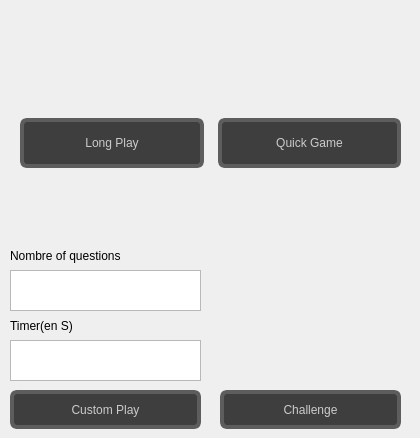
      <widget class="QWidget" name="page_pictureid_game_world">
       <widget class="QPushButton" name="pushButton_12">
        <property name="geometry">
         <rect>
          <x>0</x>
          <y>0</y>
          <width>41</width>
          <height>41</height>
         </rect>
        </property>
        <property name="cursor">
         <cursorShape>PointingHandCursor</cursorShape>
        </property>
        <property name="styleSheet">
         <string notr="true">
#pushButton_12{
image: url(img/icon/ic/back.png);
border-radius:10px;
}
#pushButton_12:hover{
image: url(img/icon/ic/back_hover.png);
border-radius:10px;
}</string>
        </property>
        <property name="text">
         <string/>
        </property>
       </widget>
       <widget class="QWidget" name="layoutWidget">
        <property name="geometry">
         <rect>
          <x>20</x>
          <y>-3</y>
          <width>381</width>
          <height>171</height>
         </rect>
        </property>
        <layout class="QHBoxLayout" name="horizontalLayout">
         <property name="spacing">
          <number>14</number>
         </property>
         <item>
          <layout class="QVBoxLayout" name="verticalLayout_52">
           <property name="spacing">
            <number>0</number>
           </property>
           <item>
            <widget class="QLabel" name="label_43">
             <property name="sizePolicy">
              <sizepolicy hsizetype="Expanding" vsizetype="Expanding">
               <horstretch>0</horstretch>
               <verstretch>0</verstretch>
              </sizepolicy>
             </property>
             <property name="minimumSize">
              <size>
               <width>44</width>
               <height>121</height>
              </size>
             </property>
             <property name="styleSheet">
              <string notr="true">image: url(img/icon/long_play.png);</string>
             </property>
             <property name="text">
              <string/>
             </property>
            </widget>
           </item>
           <item>
            <widget class="QPushButton" name="pushButton_start_picture_long_play_1">
             <property name="sizePolicy">
              <sizepolicy hsizetype="Expanding" vsizetype="Expanding">
               <horstretch>0</horstretch>
               <verstretch>0</verstretch>
              </sizepolicy>
             </property>
             <property name="minimumSize">
              <size>
               <width>14</width>
               <height>43</height>
              </size>
             </property>
             <property name="cursor">
              <cursorShape>PointingHandCursor</cursorShape>
             </property>
             <property name="styleSheet">
              <string notr="true">
#pushButton_start_picture_long_play_1{
    font: 900 16pt &quot;Segoe UI&quot;;
    background-color: rgb(62, 62, 62);
    color: rgb(203, 203, 203);
    border-radius: 7px;
   border: 4px solid rgb(93, 93, 93);

   
}


#pushButton_start_picture_long_play_1:hover {
 
	color: white;
	background-color: rgb(0, 111, 255);
    border: 2px solid black;
 
}</string>
             </property>
             <property name="text">
              <string>Long Play</string>
             </property>
            </widget>
           </item>
          </layout>
         </item>
         <item>
          <layout class="QVBoxLayout" name="verticalLayout_53">
           <property name="spacing">
            <number>0</number>
           </property>
           <property name="topMargin">
            <number>40</number>
           </property>
           <property name="bottomMargin">
            <number>0</number>
           </property>
           <item>
            <widget class="QLabel" name="label_44">
             <property name="sizePolicy">
              <sizepolicy hsizetype="Expanding" vsizetype="Expanding">
               <horstretch>0</horstretch>
               <verstretch>0</verstretch>
              </sizepolicy>
             </property>
             <property name="minimumSize">
              <size>
               <width>7</width>
               <height>81</height>
              </size>
             </property>
             <property name="styleSheet">
              <string notr="true">image: url(img/icon/quick_play.png);</string>
             </property>
             <property name="text">
              <string/>
             </property>
            </widget>
           </item>
           <item>
            <widget class="QPushButton" name="pushButton_start_picture_world_quick_game">
             <property name="sizePolicy">
              <sizepolicy hsizetype="Expanding" vsizetype="Expanding">
               <horstretch>0</horstretch>
               <verstretch>0</verstretch>
              </sizepolicy>
             </property>
             <property name="minimumSize">
              <size>
               <width>48</width>
               <height>39</height>
              </size>
             </property>
             <property name="cursor">
              <cursorShape>PointingHandCursor</cursorShape>
             </property>
             <property name="styleSheet">
              <string notr="true">#pushButton_start_picture_world_quick_game{
    font: 900 16pt &quot;Segoe UI&quot;;
    background-color: rgb(62, 62, 62);
    color: rgb(203, 203, 203);
    border-radius: 7px;
   border: 4px solid rgb(93, 93, 93);

   
}


#pushButton_start_picture_world_quick_game:hover {
 
	color: white;
	background-color: rgb(0, 111, 255);
    border: 2px solid black;
 
}

</string>
             </property>
             <property name="text">
              <string>Quick Game</string>
             </property>
            </widget>
           </item>
          </layout>
         </item>
        </layout>
       </widget>
       <widget class="QPushButton" name="pushButton_4">
        <property name="geometry">
         <rect>
          <x>350</x>
          <y>0</y>
          <width>61</width>
          <height>51</height>
         </rect>
        </property>
        <property name="cursor">
         <cursorShape>PointingHandCursor</cursorShape>
        </property>
        <property name="styleSheet">
         <string notr="true">#pushButton_4{
	image: url(img/audio_icon/volume.png);
   border-radius:10px;
}</string>
        </property>
        <property name="text">
         <string/>
        </property>
       </widget>
       <widget class="QPushButton" name="pushButton_start_picture_custom">
        <property name="geometry">
         <rect>
          <x>10</x>
          <y>390</y>
          <width>191</width>
          <height>39</height>
         </rect>
        </property>
        <property name="sizePolicy">
         <sizepolicy hsizetype="Expanding" vsizetype="Expanding">
          <horstretch>0</horstretch>
          <verstretch>0</verstretch>
         </sizepolicy>
        </property>
        <property name="minimumSize">
         <size>
          <width>11</width>
          <height>39</height>
         </size>
        </property>
        <property name="maximumSize">
         <size>
          <width>16777215</width>
          <height>16777215</height>
         </size>
        </property>
        <property name="cursor">
         <cursorShape>PointingHandCursor</cursorShape>
        </property>
        <property name="styleSheet">
         <string notr="true">
#pushButton_start_picture_custom {
    font: 900 18pt &quot;Segoe UI&quot;;
    background-color: rgb(62, 62, 62);
    color: rgb(203, 203, 203);
    border-radius: 7px;
   border: 4px solid rgb(93, 93, 93);

   
}


#pushButton_start_picture_custom:hover {
 
	color: white;
	background-color: rgb(0, 111, 255);
    border: 2px solid black;
 
}
</string>
        </property>
        <property name="text">
         <string>Custom Play</string>
        </property>
        <property name="iconSize">
         <size>
          <width>18</width>
          <height>16</height>
         </size>
        </property>
       </widget>
       <widget class="QLabel" name="label_41">
        <property name="geometry">
         <rect>
          <x>10</x>
          <y>240</y>
          <width>173</width>
          <height>31</height>
         </rect>
        </property>
        <property name="styleSheet">
         <string notr="true">font: 600 12pt &quot;Segoe UI&quot;;</string>
        </property>
        <property name="text">
         <string>Nombre of questions</string>
        </property>
       </widget>
       <widget class="QTextEdit" name="textEdit_question_8">
        <property name="geometry">
         <rect>
          <x>10</x>
          <y>270</y>
          <width>191</width>
          <height>41</height>
         </rect>
        </property>
        <property name="minimumSize">
         <size>
          <width>0</width>
          <height>0</height>
         </size>
        </property>
        <property name="acceptDrops">
         <bool>true</bool>
        </property>
        <property name="styleSheet">
         <string notr="true">font: 700 italic 13pt &quot;Segoe UI&quot;;</string>
        </property>
        <property name="overwriteMode">
         <bool>false</bool>
        </property>
        <property name="acceptRichText">
         <bool>true</bool>
        </property>
       </widget>
       <widget class="QLabel" name="label_42">
        <property name="geometry">
         <rect>
          <x>10</x>
          <y>310</y>
          <width>173</width>
          <height>31</height>
         </rect>
        </property>
        <property name="styleSheet">
         <string notr="true">font: 600 12pt &quot;Segoe UI&quot;;</string>
        </property>
        <property name="text">
         <string>Timer(en S)</string>
        </property>
       </widget>
       <widget class="QTextEdit" name="textEdit_timer_8">
        <property name="geometry">
         <rect>
          <x>10</x>
          <y>340</y>
          <width>191</width>
          <height>41</height>
         </rect>
        </property>
        <property name="sizePolicy">
         <sizepolicy hsizetype="Expanding" vsizetype="Expanding">
          <horstretch>0</horstretch>
          <verstretch>0</verstretch>
         </sizepolicy>
        </property>
        <property name="minimumSize">
         <size>
          <width>0</width>
          <height>0</height>
         </size>
        </property>
        <property name="styleSheet">
         <string notr="true">font: 700 italic 13pt &quot;Segoe UI&quot;;</string>
        </property>
       </widget>
       <widget class="QPushButton" name="pushButton_start_picture_challenge">
        <property name="geometry">
         <rect>
          <x>220</x>
          <y>390</y>
          <width>181</width>
          <height>39</height>
         </rect>
        </property>
        <property name="sizePolicy">
         <sizepolicy hsizetype="Expanding" vsizetype="Expanding">
          <horstretch>0</horstretch>
          <verstretch>0</verstretch>
         </sizepolicy>
        </property>
        <property name="minimumSize">
         <size>
          <width>11</width>
          <height>39</height>
         </size>
        </property>
        <property name="maximumSize">
         <size>
          <width>16777215</width>
          <height>16777215</height>
         </size>
        </property>
        <property name="cursor">
         <cursorShape>PointingHandCursor</cursorShape>
        </property>
        <property name="styleSheet">
         <string notr="true">
#pushButton_start_picture_challenge {
    font: 900 18pt &quot;Segoe UI&quot;;
    background-color: rgb(62, 62, 62);
    color: rgb(203, 203, 203);
    border-radius: 7px;
   border: 4px solid rgb(93, 93, 93);

   
}


#pushButton_start_picture_challenge:hover {
 
	color: white;
	background-color: rgb(0, 111, 255);
    border: 2px solid black;
 
}
</string>
        </property>
        <property name="text">
         <string>Challenge</string>
        </property>
        <property name="iconSize">
         <size>
          <width>18</width>
          <height>16</height>
         </size>
        </property>
       </widget>
       <widget class="QLabel" name="label_57">
        <property name="geometry">
         <rect>
          <x>220</x>
          <y>270</y>
          <width>181</width>
          <height>121</height>
         </rect>
        </property>
        <property name="sizePolicy">
         <sizepolicy hsizetype="Expanding" vsizetype="Expanding">
          <horstretch>0</horstretch>
          <verstretch>0</verstretch>
         </sizepolicy>
        </property>
        <property name="minimumSize">
         <size>
          <width>44</width>
          <height>121</height>
         </size>
        </property>
        <property name="styleSheet">
         <string notr="true">image: url(img/icon/challenge.png);</string>
        </property>
        <property name="text">
         <string/>
        </property>
       </widget>
      </widget>
